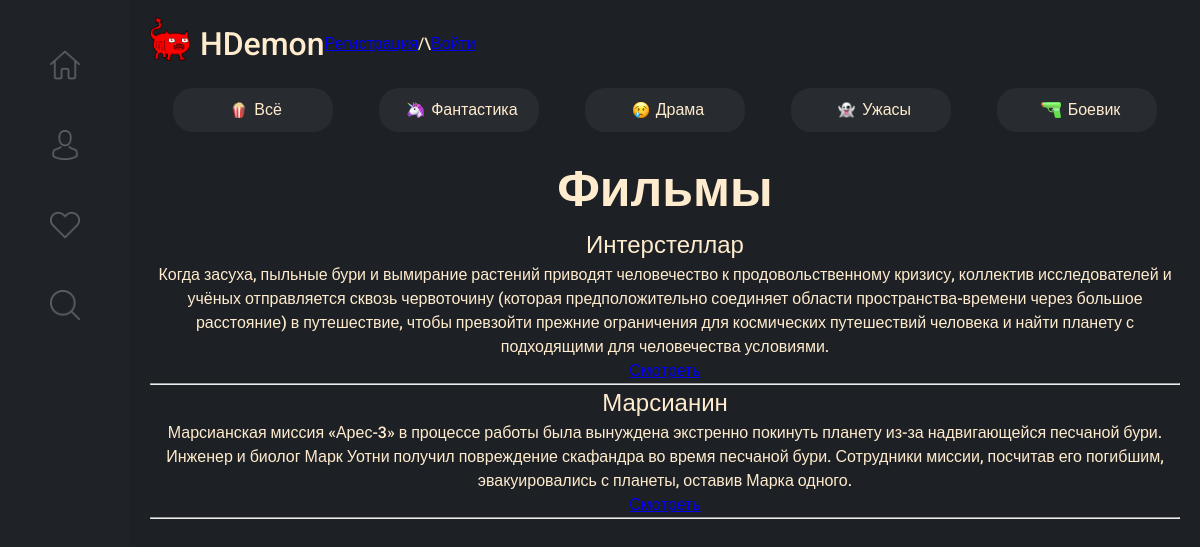
The app's page /category/fantastic with its own data.
### main/models.py (models this page shows, shortened)
class Category(models.Model):
    name = models.CharField(max_length=255, db_index=True)
    slug = models.SlugField(max_length=255, unique=True, db_index=True)
    class  Meta:
        verbose_name_plural = 'Жанры'
    def get_absolute_url(self):
        return reverse('category', kwargs={'cat_slug': self.slug})

class Films(models.Model):
    title = models.CharField(max_length=255)
    slug = models.SlugField(max_length=255, unique=True, db_index=True)
    content = models.TextField(blank=True)
    photo = models.ImageField(upload_to='photos/%Y/%m/%d')
    time_created = models.DateTimeField(auto_now_add=True)
    year = models.CharField(max_length=100, null=True)
    director = models.CharField(max_length=255)
    country = models.CharField(max_length=255)
    actors = models.TextField(blank=True)
    link = models.URLField(max_length=200, blank=True, null=True)
    cat = models.ForeignKey('Category', on_delete=models.CASCADE)
    class  Meta:
        verbose_name_plural = 'Фильмы'
    def get_absolute_url(self):
        return reverse('film', kwargs={'slug': self.slug})

### main/views.py (the view)
# urls.py: path('category/<slug:cat_slug>', CategoryFilms.as_view(), name = 'category')
class CategoryFilms(ListView):
    model = Films
    template_name = 'main/index.html'
    context_object_name = 'films'
    allow_empty = False
    def get_queryset(self):
        return Films.objects.filter(cat__slug=self.kwargs['cat_slug'])
    def get_context_data(self, *, object_list=None, **kwargs):
        context = super().get_context_data(**kwargs)
        context['cats'] = Category.objects.all()
        context['cat_selected'] = self.kwargs['cat_slug']
        return context

### main/templates/main/index.html (shortened to what this page needs)
{% extends 'main/layout.html' %}
{% load static %}
{% block content %}
 <div>
        <ul class="categories">
                 {% if request.path == "/"%}
                    <li><a class="selected" href="{% url 'home' %}">
                        <img src="{% static 'main/img/Всё.png' %}" alt="test image">Всё
                    </a></li>
                {% else %}
                    <li><a href="{% url 'home' %}">
                        <img src="{% static 'main/img/Всё.png' %}" alt="test image">Всё</a>
                    </li>
                {% endif %}
            {% for c in cats %}
                {% if c.pk == cat_selected %}
                    <li><a class="selected" href="{{ c.get_absolute_url }}">
                        <img class="cat_img" src="{% static 'main/img/' %}{{c.name}}.png">{{c.name}}
                    </a>
                    </li>
                {% else %}
                    <li>
                        <a href="{{ c.get_absolute_url }}">
                            <img class="cat_img" src="{% static 'main/img/' %}{{c.name}}.png">{{c.name}}
                        </a>
                    </li>
                {% endif %}
            {% endfor %}
        </ul>
    </div>
<div class="featers">
    <h1>Фильмы</h1>
    <ul>
        {% for p in films %}
        <li>
            <h2>{{p.title}}</h2>
            <p>{{p.content|linebreaks}}</p>
            <p class="cancel-link"> <a href="{{ p.get_absolute_url }}">Смотреть</a></p>
            <hr>
        </li>
        {% endfor %}
    </ul>
</div>
{% endblock %}

### main/static/main/css/main.css (style rules this page uses)
* { margin: 0px; padding: 0; box-sizing: revert; font-family: "Roboto", sans-serif; font-weight: 500; }
body { max-width: calc(100% - 130px); margin-left: 130px; background: #1d2024; color: blanchedalmond; line-height: 1.5; font-size: 1rem; padding: 20px; }
li { list-style-type: none; }
.categories { display: flex; justify-content: space-between; padding: 0; margin-top: 20px; }
.categories li { flex-grow: 1; text-align: center; }
.categories li a { display: inline-flex; justify-content: center; align-items: center; padding: 10px 20px; background-color: #282b30; color: blanchedalmond; text-decoration: none; border-radius: 20px; width: 120px; transition: background-color 0.2s ease; }
.categories li img { height: 1em; padding: 0 7px; }
main .featers { margin-top: 20px; text-align: center; width: 100%; }
main .featers h1 { font-size: 50px; font-weight: 700; }

### records on screen
Category: name (picture), name "Фантастика"
Category: name (picture), name "Драма"
Category: name (picture), name "Ужасы"
Category: name (picture), name "Боевик"
Films: title "Интерстеллар", content "Когда засуха, пыльные бури и вымирание растений приводят человечество к продовольственному кризису, коллектив исследователей и учёных отправляется сквозь червоточину (которая предположительно соединяет области пространства-времени через большое расстояние) в путешествие, чтобы превзойти прежние ограничения для космических путешествий человека и найти планету с подходящими для человечества условиями."
Films: title "Марсианин", content "Марсианская миссия «Арес-3» в процессе работы была вынуждена экстренно покинуть планету из-за надвигающейся песчаной бури. Инженер и биолог Марк Уотни получил повреждение скафандра во время песчаной бури. Сотрудники миссии, посчитав его погибшим, эвакуировались с планеты, оставив Марка одного."
